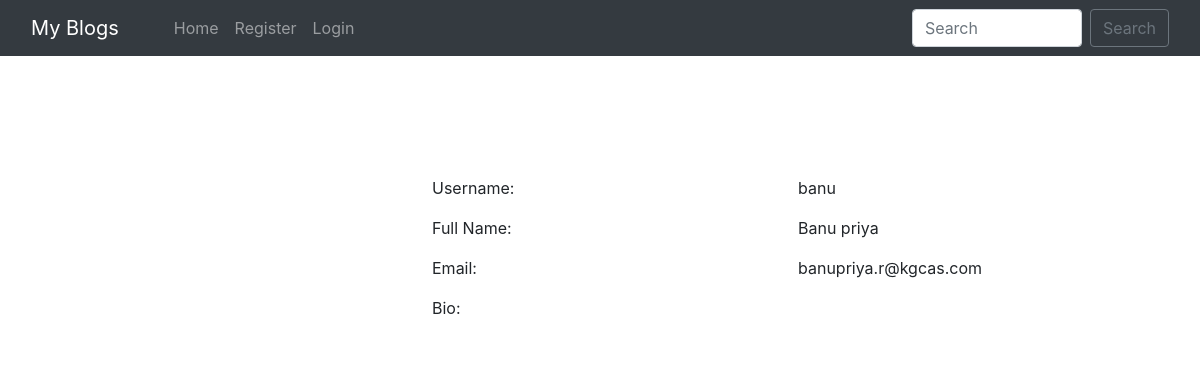
The page /user_profile/1/ on the database its author committed.
### home/models.py (models this page shows, shortened)
class BlogPost(models.Model):
    title = models.CharField(max_length=255)
    author = models.ForeignKey(User, on_delete=models.CASCADE)
    slug = models.CharField(max_length=130)
    content = models.TextField()
    image = models.ImageField(upload_to="profile_pics", blank=True, null=True)
    dateTime = models.DateTimeField(auto_now_add=True)

### home/views.py (the view)
# urls.py: path("user_profile/<int:myid>/", views.user_profile, name="user_profile"),
def user_profile(request, myid):
    post = BlogPost.objects.filter(id=myid)
    return render(request, "user_profile.html", {'post': post})

### home/templates/user_profile.html (shortened to what this page needs)
{% extends 'base.html' %}
{% block body %}
<div class="container profile">
            <form method="post">
                <div class="row">
                    {% for i in post %}
                    <div class="col-md-4">
                    </div>
                    <div class="col-md-8">
                        <div class="profile-tab">
                            <div class="tab-pane">
                                <br><br>
                                        <div class="row">
                                            <div class="col-md-6">
                                                <label>Username:</label>
                                            </div>
                                            <div class="col-md-6">
                                                <p>{{i.author}}</p>
                                            </div>
                                        </div>
                                        <div class="row">
                                            <div class="col-md-6">
                                                <label>Full Name:</label>
                                            </div>
                                            <div class="col-md-6">
                                                <p>{{i.author.get_full_name}}</p>
                                            </div>
                                        </div>
                                        <div class="row">
                                            <div class="col-md-6">
                                                <label>Email:</label>
                                            </div>
                                            <div class="col-md-6">
                                                <p>{{i.author.email}}</p>
                                            </div>
                                        </div>
                                        <div class="row">
                                            <div class="col-md-6">
                                                <label>Bio:</label>
                                            </div>
                                            <div class="col-md-6">
                                            </div>
                                        </div>
                                        {% endfor %}
                            </div>
                        </div>
                    </div>
            </form>
            </div>
        {% endblock %}

### rows shown on the page
BlogPost: author "banu", author.get_full_name "Banu priya", author.email "banupriya.r@kgcas.com"
